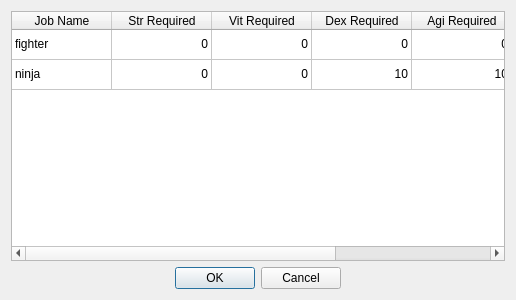
<?xml version="1.0" encoding="UTF-8"?>
<ui version="4.0">
 <class>SelectJobDialog</class>
 <widget class="QDialog" name="SelectJobDialog">
  <property name="geometry">
   <rect>
    <x>0</x>
    <y>0</y>
    <width>516</width>
    <height>300</height>
   </rect>
  </property>
  <property name="windowTitle">
   <string>Dialog</string>
  </property>
  <layout class="QVBoxLayout" name="verticalLayout">
   <item>
    <widget class="QTableWidget" name="tableWidget">
     <attribute name="horizontalHeaderCascadingSectionResizes">
      <bool>false</bool>
     </attribute>
     <attribute name="horizontalHeaderHighlightSections">
      <bool>true</bool>
     </attribute>
     <attribute name="horizontalHeaderShowSortIndicator" stdset="0">
      <bool>false</bool>
     </attribute>
     <attribute name="horizontalHeaderStretchLastSection">
      <bool>false</bool>
     </attribute>
     <attribute name="verticalHeaderVisible">
      <bool>false</bool>
     </attribute>
     <row>
      <property name="text">
       <string>Fighter</string>
      </property>
     </row>
     <row>
      <property name="text">
       <string>Ninja</string>
      </property>
     </row>
     <column>
      <property name="text">
       <string>Job Name</string>
      </property>
     </column>
     <column>
      <property name="text">
       <string>Str Required</string>
      </property>
     </column>
     <column>
      <property name="text">
       <string>Vit Required</string>
      </property>
     </column>
     <column>
      <property name="text">
       <string>Dex Required</string>
      </property>
     </column>
     <column>
      <property name="text">
       <string>Agi Required</string>
      </property>
     </column>
     <column>
      <property name="text">
       <string>Wis Required</string>
      </property>
     </column>
     <item row="0" column="0">
      <property name="text">
       <string>fighter</string>
      </property>
     </item>
     <item row="0" column="1">
      <property name="text">
       <string>0</string>
      </property>
      <property name="textAlignment">
       <set>AlignTrailing|AlignVCenter</set>
      </property>
     </item>
     <item row="0" column="2">
      <property name="text">
       <string>0</string>
      </property>
      <property name="textAlignment">
       <set>AlignTrailing|AlignVCenter</set>
      </property>
     </item>
     <item row="0" column="3">
      <property name="text">
       <string>0</string>
      </property>
      <property name="textAlignment">
       <set>AlignTrailing|AlignVCenter</set>
      </property>
     </item>
     <item row="0" column="4">
      <property name="text">
       <string>0</string>
      </property>
      <property name="textAlignment">
       <set>AlignTrailing|AlignVCenter</set>
      </property>
     </item>
     <item row="0" column="5">
      <property name="text">
       <string>0</string>
      </property>
      <property name="textAlignment">
       <set>AlignTrailing|AlignVCenter</set>
      </property>
     </item>
     <item row="1" column="0">
      <property name="text">
       <string>ninja</string>
      </property>
     </item>
     <item row="1" column="1">
      <property name="text">
       <string>0</string>
      </property>
      <property name="textAlignment">
       <set>AlignTrailing|AlignVCenter</set>
      </property>
     </item>
     <item row="1" column="2">
      <property name="text">
       <string>0</string>
      </property>
      <property name="textAlignment">
       <set>AlignTrailing|AlignVCenter</set>
      </property>
     </item>
     <item row="1" column="3">
      <property name="text">
       <string>10</string>
      </property>
      <property name="textAlignment">
       <set>AlignTrailing|AlignVCenter</set>
      </property>
     </item>
     <item row="1" column="4">
      <property name="text">
       <string>10</string>
      </property>
      <property name="textAlignment">
       <set>AlignTrailing|AlignVCenter</set>
      </property>
     </item>
     <item row="1" column="5">
      <property name="text">
       <string>0</string>
      </property>
      <property name="textAlignment">
       <set>AlignTrailing|AlignVCenter</set>
      </property>
     </item>
    </widget>
   </item>
   <item>
    <widget class="QDialogButtonBox" name="buttonBox">
     <property name="orientation">
      <enum>Qt::Horizontal</enum>
     </property>
     <property name="standardButtons">
      <set>QDialogButtonBox::Cancel|QDialogButtonBox::Ok</set>
     </property>
     <property name="centerButtons">
      <bool>true</bool>
     </property>
    </widget>
   </item>
  </layout>
 </widget>
 <resources/>
 <connections>
  <connection>
   <sender>buttonBox</sender>
   <signal>accepted()</signal>
   <receiver>SelectJobDialog</receiver>
   <slot>accept()</slot>
   <hints>
    <hint type="sourcelabel">
     <x>248</x>
     <y>254</y>
    </hint>
    <hint type="destinationlabel">
     <x>157</x>
     <y>274</y>
    </hint>
   </hints>
  </connection>
  <connection>
   <sender>buttonBox</sender>
   <signal>rejected()</signal>
   <receiver>SelectJobDialog</receiver>
   <slot>reject()</slot>
   <hints>
    <hint type="sourcelabel">
     <x>316</x>
     <y>260</y>
    </hint>
    <hint type="destinationlabel">
     <x>286</x>
     <y>274</y>
    </hint>
   </hints>
  </connection>
 </connections>
</ui>
